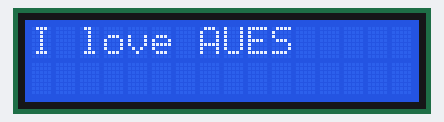
The sketch below on a simulated Arduino Uno, built with avr-gcc and run on an emulated ATmega328P. On the bench: 16×2 character LCD.

Above: at 0.1 s.
At 3.1 s:
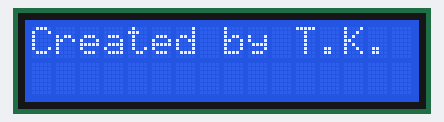

Measured:
- what the display in image 1 shows lasts 3.0 s, from 3.1 s to 6.1 s

The sketch:

lab3.ino
```cpp
#include <LiquidCrystal.h>

LiquidCrystal lcd(1, 2, 4, 5, 6 ,7);

void setup()
{
  lcd.begin(16, 2); // размеры дисплея
}

void loop()
{
  lcd.print("I love AUES");
  delay(3000);
  lcd.clear();
  lcd.print("Created by T.K.");
  delay(3000);
  lcd.clear();
}
```
